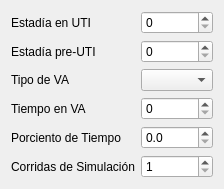
                 <widget class="QFrame" name="frameDatosSimulacion">
                  <property name="frameShape">
                   <enum>QFrame::NoFrame</enum>
                  </property>
                  <property name="frameShadow">
                   <enum>QFrame::Raised</enum>
                  </property>
                  <layout class="QFormLayout" name="formLayout_4">
                   <item row="2" column="1">
                    <widget class="QComboBox" name="cb_tipoVA"/>
                   </item>
                   <item row="2" column="0">
                    <widget class="QLabel" name="label_tipoVA">
                     <property name="toolTip">
                      <string>&lt;html&gt;&lt;head/&gt;&lt;body&gt;&lt;p&gt;Tipo de Ventilación Artificial Mecánica.&lt;/p&gt;&lt;/body&gt;&lt;/html&gt;</string>
                     </property>
                     <property name="text">
                      <string>Tipo de VA</string>
                     </property>
                    </widget>
                   </item>
                   <item row="4" column="1">
                    <widget class="QDoubleSpinBox" name="sb_porciento_tiempo">
                     <property name="suffix">
                      <string/>
                     </property>
                     <property name="decimals">
                      <number>1</number>
                     </property>
                     <property name="stepType">
                      <enum>QAbstractSpinBox::DefaultStepType</enum>
                     </property>
                    </widget>
                   </item>
                   <item row="4" column="0">
                    <widget class="QLabel" name="label_porciento_tiempo">
                     <property name="toolTip">
                      <string>&lt;html&gt;&lt;head/&gt;&lt;body&gt;&lt;p&gt;Porciento de Tiempo en Ventilación Artificial.&lt;/p&gt;&lt;/body&gt;&lt;/html&gt;</string>
                     </property>
                     <property name="text">
                      <string>Porciento de Tiempo</string>
                     </property>
                    </widget>
                   </item>
                   <item row="3" column="1">
                    <widget class="QSpinBox" name="sb_tiempoVA"/>
                   </item>
                   <item row="3" column="0">
                    <widget class="QLabel" name="label_tiempoVA">
                     <property name="toolTip">
                      <string>&lt;html&gt;&lt;head/&gt;&lt;body&gt;&lt;p&gt;Tiempo en Ventilación Artificial Mecánica.&lt;/p&gt;&lt;/body&gt;&lt;/html&gt;</string>
                     </property>
                     <property name="text">
                      <string>Tiempo en VA</string>
                     </property>
                    </widget>
                   </item>
                   <item row="1" column="1">
                    <widget class="QSpinBox" name="sb_estadiaPreUTI"/>
                   </item>
                   <item row="1" column="0">
                    <widget class="QLabel" name="label_estadiaPreUTI">
                     <property name="toolTip">
                      <string>&lt;html&gt;&lt;head/&gt;&lt;body&gt;&lt;p&gt;Tiempo de estadía antes de la entrada a la Unidad de Cuidados Intensivos&lt;/p&gt;&lt;/body&gt;&lt;/html&gt;</string>
                     </property>
                     <property name="text">
                      <string>Estadía pre-UTI</string>
                     </property>
                    </widget>
                   </item>
                   <item row="0" column="1">
                    <widget class="QSpinBox" name="sb_estadiaUTI"/>
                   </item>
                   <item row="0" column="0">
                    <widget class="QLabel" name="label_estadiaUTI">
                     <property name="toolTip">
                      <string>&lt;html&gt;&lt;head/&gt;&lt;body&gt;&lt;p&gt;Tiempo de estadía en la Unidad de Cuidados Intensivos.&lt;/p&gt;&lt;/body&gt;&lt;/html&gt;</string>
                     </property>
                     <property name="text">
                      <string>Estadía en UTI</string>
                     </property>
                    </widget>
                   </item>
                   <item row="5" column="0">
                    <widget class="QLabel" name="label_corridas_simulacion">
                     <property name="toolTip">
                      <string>&lt;html&gt;&lt;head/&gt;&lt;body&gt;&lt;p&gt;Cantidad de &lt;span style=&quot; font-weight:600;&quot;&gt;corridas &lt;/span&gt;que tendrá la &lt;span style=&quot; font-weight:600;&quot;&gt;Simulación&lt;/span&gt;.&lt;/p&gt;&lt;/body&gt;&lt;/html&gt;</string>
                     </property>
                     <property name="text">
                      <string>Corridas de Simulación</string>
                     </property>
                    </widget>
                   </item>
                   <item row="5" column="1">
                    <widget class="QSpinBox" name="sb_corridas_simulacion">
                     <property name="minimum">
                      <number>1</number>
                     </property>
                     <property name="maximum">
                      <number>100</number>
                     </property>
                    </widget>
                   </item>
                  </layout>
                 </widget>
